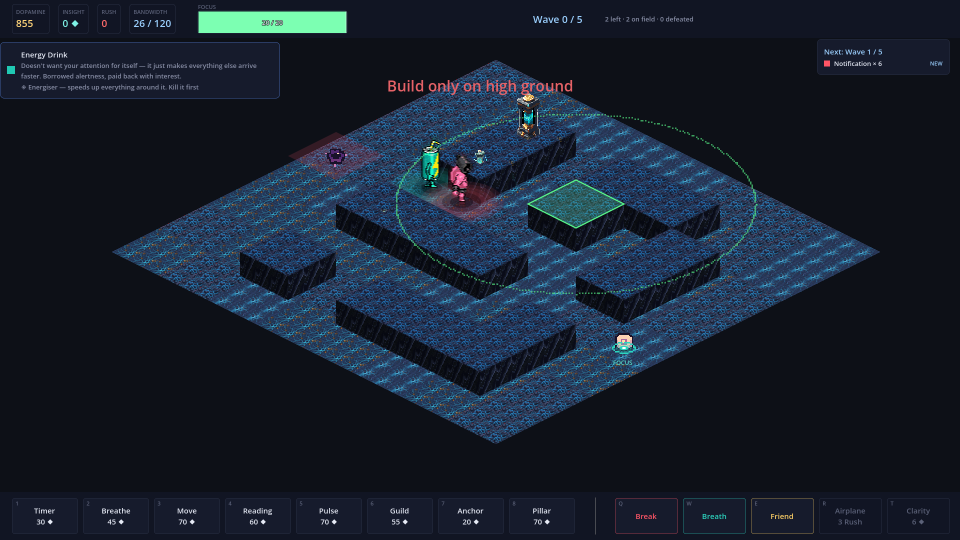
#> input picture iso_slice_test.png, 1920 x 1080 px (shown at 1/2 size)
$ python aura_anim.py ../iso_slice_test.png ../brain_td_level_clean_pink_1786615590187.png
#> lines starting #> are read from the running program, lines starting #| are printed output that depends on the picture; after the words box and inside, x2 and y2 are one past the last pixel; in counts of white or black regions, pixels touching at a corner belong together
"""Build a looping "breathing glow + rising motes" animation for a lit tower head.

Companion to pulse_anim.py, for the other kind of motion. pulse_anim slides rigid bands
(the Zen Pulsar's slabs); this one leaves the sprite where it is and animates its LIGHT —
the Tome of Focus's spine glow swelling while runes lift off the pages.

Why not `animate_image`, again: fed the native 64px book it produced real motion but let
the gold drain out of the spine by frame 6 and never brought it back, so the loop
flickered bright-dark-bright. Pinning `last_frame_url` to the first frame fixed the loop
exactly (seam 0.00, glow constant) and flattened the motion to a mean frame delta of 1.9
— under the repo's own "motionless" threshold of ~4 (docs/PIXELLAB.md §5b). One knob
traded directly against the other, so neither setting shipped.

    python tools/aura_anim.py <source.png> <outdir> [--motes N] [--rise N] [--seed N]

Source is the resting pose at ART SIZE x2 (64x64 for 32px head art). Install with
sprite_16.halve(im, 32) per frame as head_<id>_frame_N.png.

The loop is exact by construction: every mote's travel is a function of (phase + i/frames)
mod 1, and its alpha is sin(pi*u) so it is invisible at both ends of that trip. Nothing
has to line up by hand and there is no seam frame to tune.
"""
import os
import sys

import numpy as np
from PIL import Image

FRAMES = 9
PULSE = 0.30          # how far ABOVE the resting brightness the glow swells (never below)


def glow_mask(a, tight=True):
    """Opaque pixels that read as the light source rather than as lit material.

    The tight mask has to be genuinely tight: on the Tome, cream parchment also passes a
    naive "warm" test (994 of ~2000 opaque px), so motes would spawn off the whole page
    instead of the spine and the effect would read as static, not as a source.
    """
    op = a[..., 3] > 40
    if tight:
        return op & (a[..., 0] >= 225) & (a[..., 1] >= 130) & (a[..., 1] <= 225) \
            & (a[..., 2] <= 150)
    return op & (a[..., 0] > 150) & (a[..., 0] - a[..., 2] > 55)


def _mote_color(a, glow):
    """Average the source's own glow so tier 2's hotter light gives hotter motes."""
    if not glow.any():
        return np.array([255, 190, 90], dtype=float)
    return np.array([a[..., c][glow].mean() for c in range(3)], dtype=float)


def build(src, outdir, frames=FRAMES, motes=16, rise=16, seed=7, pulse=PULSE):
#> called with src = '../iso_slice_test.png', frames = 9, motes = 16, rise = 16, seed = 7, pulse = 0.3
    im = Image.open(src).convert("RGBA")
    base = np.asarray(im).astype(float)
    w, h = im.size
#> w = 1920; h = 1080
    tight = glow_mask(base)
#> in glow_mask, `op = a[..., 3] > 40`: op: shape (1080, 1920) bool; every value is 1
#> in glow_mask, `return op & (a[..., 0] >= 225) & (a[..., 1] >= 130) & (a[..., 1] <= 22..`:
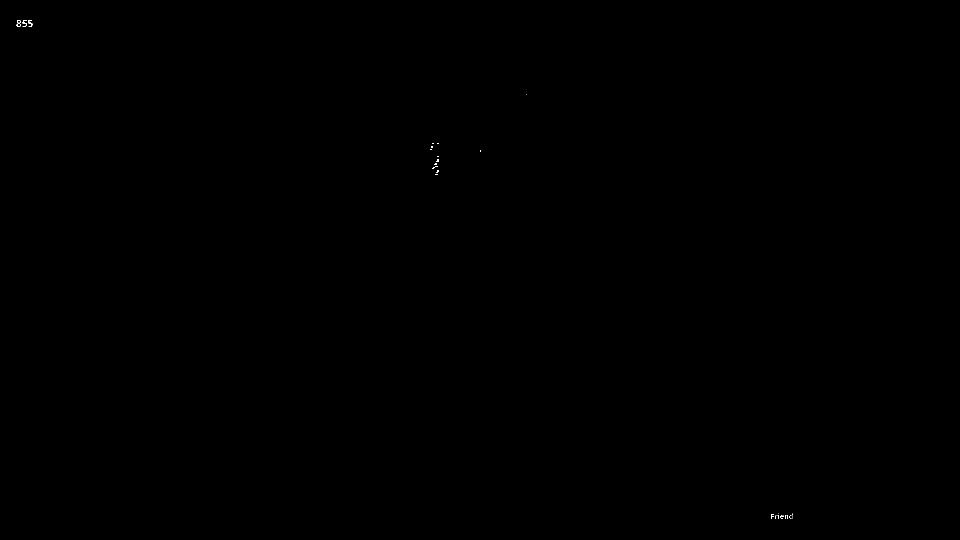
#> returned value: shape (1080, 1920) bool (shown at 1/2 size); 0.02% white in thin lines or dots, all inside (x1, y1, x2, y2) = (33, 40, 1585, 1038)
    soft = glow_mask(base, tight=False)
#> call 2 of glow_mask, with tight = False
#> in glow_mask (call 2), `return op & (a[..., 0] > 150) & (a[..., 0] - a[..., 2] > 55)`:
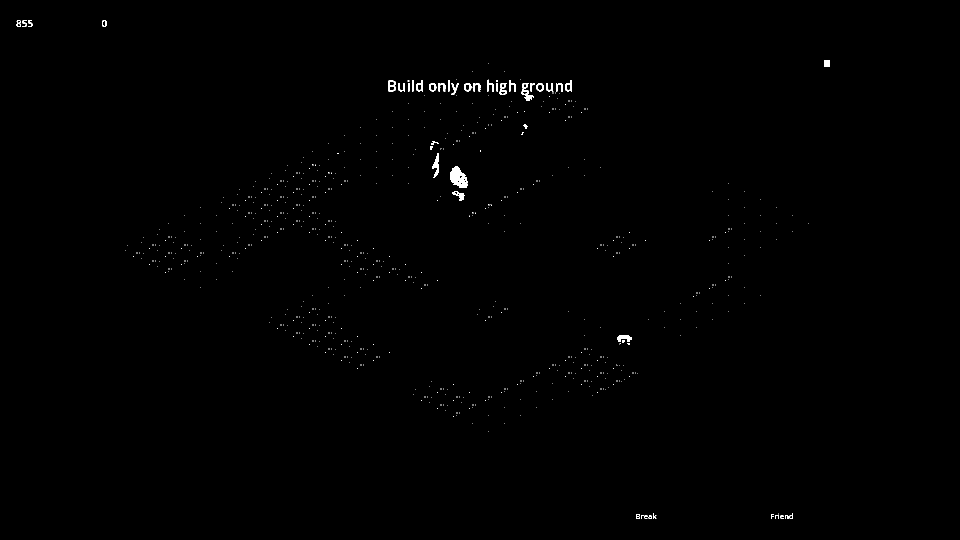
#> returned value: shape (1080, 1920) bool (shown at 1/2 size); 0.32% white; 717 white regions (671 under 20 px), largest, box (x1, y1, x2, y2) and area: (901, 332, 935, 376) 874, (1043, 166, 1068, 202) 352, (1234, 670, 1264, 684) 292
    col = _mote_color(base, tight if tight.any() else soft)
#> col = [249.7, 209.3, 90.29]

    # Motes lift off the TOP edge of the light, not from anywhere inside it — a rune
    # appearing in the middle of a page reads as a speck of dirt, one leaving the spine
    # reads as a rune leaving the spine.
    ys, xs = np.where(tight if tight.any() else soft)
#> ys = 333 values from 40 to 1037; xs = 333 values, max 1584 at index 245, min 33 at index 99, mean 695.7
    if ys.size == 0:
        raise ValueError("no glow found in source")
    top_by_col = {}
    for y, x in zip(ys, xs):
        if x not in top_by_col or y < top_by_col[x]:
            top_by_col[x] = y
#> this loop made 333 passes
#> (y, x) on passes 1 to 3: (40, 36), (40, 37), (40, 38)
#> after the loop, top_by_col = 70 items
    spawn = sorted(top_by_col.items())
#> spawn = 70 pairs, first value 33 to 1584, second value 40 to 1033

    rng = np.random.default_rng(seed)
    picks = rng.integers(0, len(spawn), size=motes)
#> picks = [66, 43, 47, 62, 40, 54, 58, 15, 3, 21, 19, 61, 63, 0, 34, 57]
    phases = rng.random(motes)
    sways = rng.uniform(-2.5, 2.5, size=motes)
    # 2px minimum on both axes: sprite_16.halve() averages 2x2 blocks, so a single source
    # pixel survives to 32px as a quarter-strength smudge — invisible in play.
    sizes = [(2, 2) if r < 0.6 else ((3, 2) if r < 0.85 else (2, 3))
             for r in rng.random(motes)]

    os.makedirs(outdir, exist_ok=True)
    out = []
    for i in range(frames):
        t = i / float(frames)
        arr = base.copy()

        # Breathing light. The whole lit body swings, not just the core, so the pages
        # brighten with the spine instead of the spine floating on a dead page.
        #
        # The swing only ever ADDS: a symmetric sin dipped the glow to 0.78x at the
        # trough and the spine visibly flattened for two of nine frames, which reads as
        # the light failing rather than breathing. The authored pose is the floor.
        k = 1.0 + pulse * (0.5 + 0.5 * np.sin(2.0 * np.pi * t))
        for c in range(3):
            arr[..., c] = np.where(soft, np.clip(arr[..., c] * k, 0, 255), arr[..., c])

        for m in range(motes):
            u = (phases[m] + t) % 1.0
            fade = np.sin(np.pi * u)              # 0 at both ends -> seamless wrap
            if fade <= 0.02:
                continue
            x0, y0 = spawn[picks[m]][0], spawn[picks[m]][1]
            mx = int(round(x0 + sways[m] * np.sin(2.0 * np.pi * u)))
            my = int(round(y0 - rise * u))
            mw, mh = sizes[m]
            for dy in range(mh):
                for dx in range(mw):
                    px, py = mx + dx, my + dy
                    if not (0 <= px < w and 0 <= py < h):
                        continue
                    al = 255.0 * fade
                    # Straight alpha-over so a mote crossing the page brightens it rather
                    # than punching a hole in the sprite.
                    src_a = arr[py, px, 3]
                    arr[py, px, :3] = (col * al + arr[py, px, :3] * src_a * (1 - al / 255.0)) \
                        / max(1e-3, al + src_a * (1 - al / 255.0))
                    arr[py, px, 3] = min(255.0, al + src_a * (1 - al / 255.0))

        p = os.path.join(outdir, "frame_%d.png" % (i + 1))
        Image.fromarray(np.clip(arr, 0, 255).astype("uint8"), "RGBA").save(p)
        out.append(p)
#> after the loop, out = 9 items
    return out


# [153 lines left out: functions gild_corners, _draw_motes, build_orbit, not called in this run]


def _arg(flag, default):
    return int(sys.argv[sys.argv.index(flag) + 1]) if flag in sys.argv else default


if __name__ == "__main__":
    source, dest = sys.argv[1], sys.argv[2]
    if "--orbit" in sys.argv:
        made = build_orbit(source, dest, motes=_arg("--motes", 14),
                           lift=_arg("--lift", 3), rx=_arg("--rx", 22),
                           ry=_arg("--ry", 7), seed=_arg("--seed", 11),
                           pad=_arg("--pad", 0))
    else:
        made = build(source, dest, motes=_arg("--motes", 16), rise=_arg("--rise", 16),
                     seed=_arg("--seed", 7))
#> made = 9 items
    print("wrote %d frames to %s" % (len(made), dest))
#| wrote 9 frames to ../brain_td_level_clean_pink_1786615590187.png
